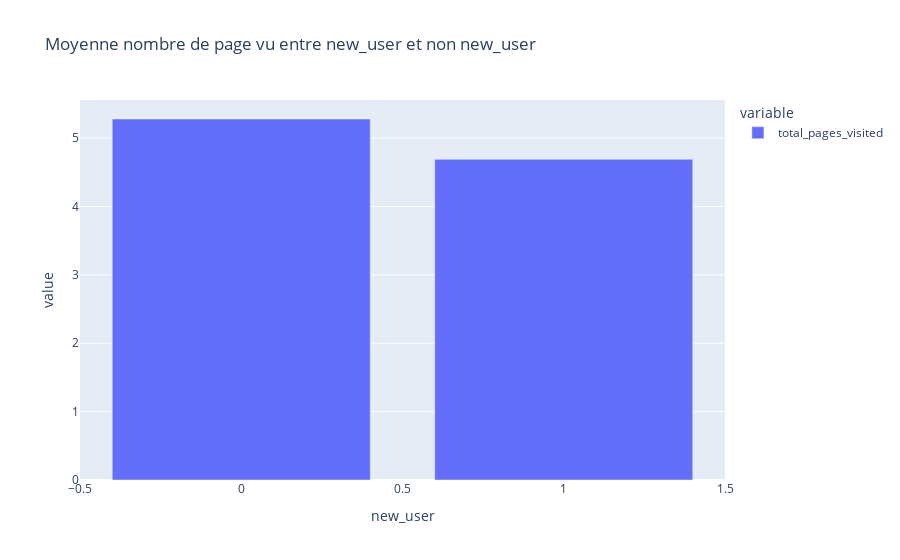
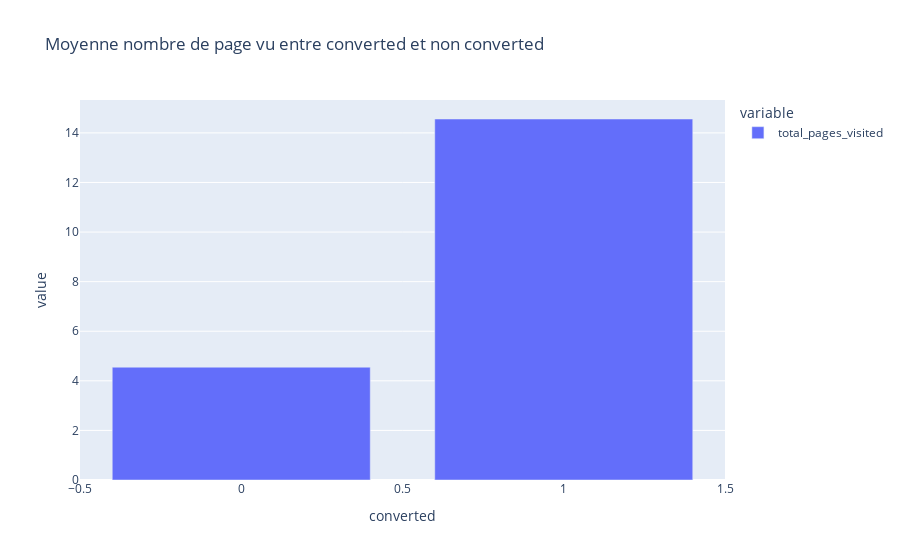
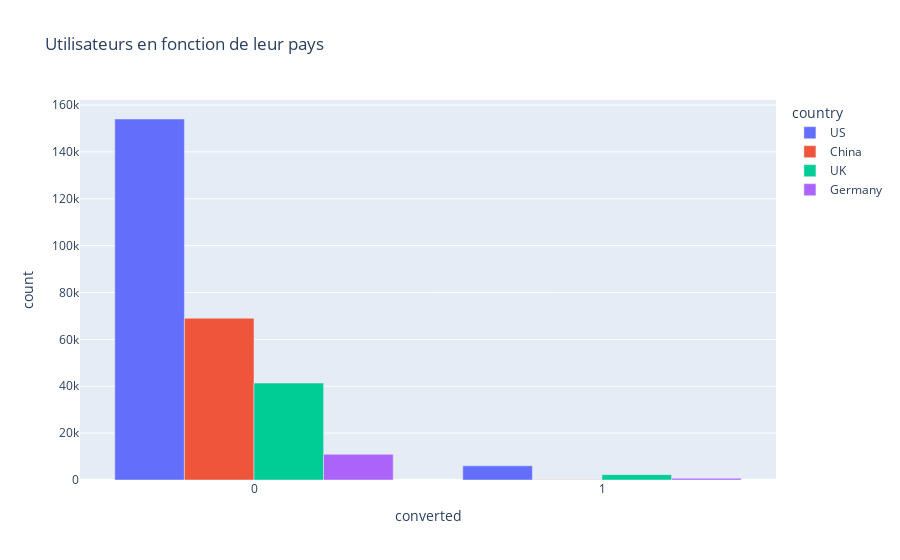
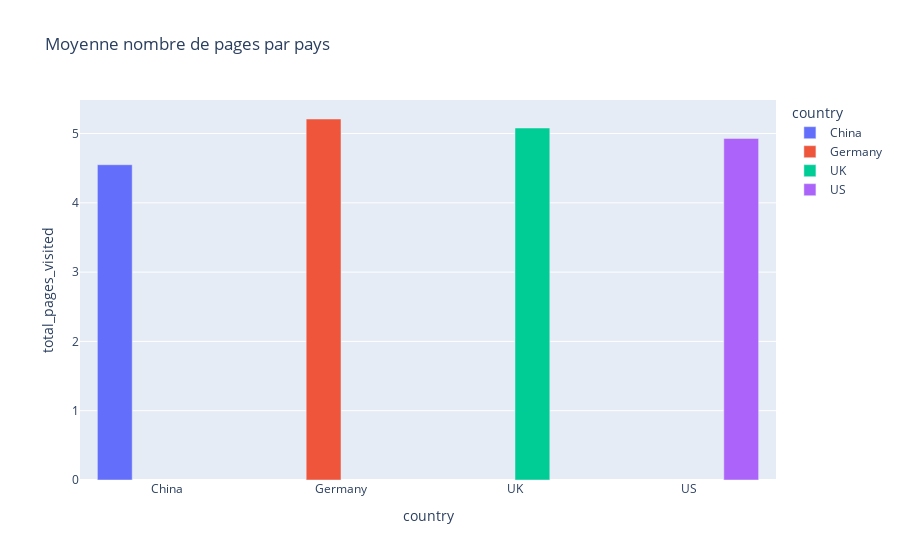

Source (notebook cell) for these figures, in order:
### Code cell
print("Moyenne nombre de pages vu en fonction de new ou pas :")
print(data.groupby('new_user')['total_pages_visited'].mean().round(2))
plot = px.bar(data.groupby('new_user')['total_pages_visited'].mean().round(2),title="Moyenne nombre de page vu entre new_user et non new_user")
plot.show()
print("Moyenne nombre de pages vu en fonction de converted ou pas :")
print(data.groupby('converted')['total_pages_visited'].mean().round(2))
plot = px.bar(data.groupby('converted')['total_pages_visited'].mean().round(2),title="Moyenne nombre de page vu entre converted et non converted")
plot.show()
print("Moyenne nombre de pages vu en fonction de new ou pas :")
print(data.groupby('new_user')['country'].value_counts())
print(data.groupby('country')['total_pages_visited'].mean().round(2))
data_plot = data.groupby('converted')['country'].value_counts().reset_index()
plot = px.bar(data_plot,barmode="group",x="converted",y="count",color="country",title="Utilisateurs en fonction de leur pays")
plot.show()
data_plot = data.groupby('country')['total_pages_visited'].mean().round(2).reset_index()
plot = px.bar(data_plot,barmode="group",x="country",y="total_pages_visited",color="country",title="Moyenne nombre de pages par pays")
plot.show()

### Figure 1 — Plotly figure (JSON) as saved in the notebook; plotly's stock layout.template omitted (floating-point values rounded to 4 significant figures)
{"data": [{"hovertemplate": "variable=total_pages_visited<br>new_user=%{x}<br>value=%{y}<extra></extra>", "legendgroup": "total_pages_visited", "marker": {"color": "#636efa", "pattern": {"shape": ""}}, "name": "total_pages_visited", "orientation": "v", "showlegend": true, "textposition": "auto", "type": "bar", "x": [0, 1], "xaxis": "x", "y": [5.28, 4.69], "yaxis": "y"}], "layout": {"barmode": "relative", "legend": {"title": {"text": "variable"}, "tracegroupgap": 0}, "title": {"text": "Moyenne nombre de page vu entre new_user et non new_user"}, "xaxis": {"anchor": "y", "domain": [0, 1], "title": {"text": "new_user"}}, "yaxis": {"anchor": "x", "domain": [0, 1], "title": {"text": "value"}}}}

### Figure 2 — Plotly figure (JSON) as saved in the notebook; plotly's stock layout.template omitted (floating-point values rounded to 4 significant figures)
{"data": [{"hovertemplate": "variable=total_pages_visited<br>converted=%{x}<br>value=%{y}<extra></extra>", "legendgroup": "total_pages_visited", "marker": {"color": "#636efa", "pattern": {"shape": ""}}, "name": "total_pages_visited", "orientation": "v", "showlegend": true, "textposition": "auto", "type": "bar", "x": [0, 1], "xaxis": "x", "y": [4.55, 14.56], "yaxis": "y"}], "layout": {"barmode": "relative", "legend": {"title": {"text": "variable"}, "tracegroupgap": 0}, "title": {"text": "Moyenne nombre de page vu entre converted et non converted"}, "xaxis": {"anchor": "y", "domain": [0, 1], "title": {"text": "converted"}}, "yaxis": {"anchor": "x", "domain": [0, 1], "title": {"text": "value"}}}}

### Figure 3 — Plotly figure (JSON) as saved in the notebook; plotly's stock layout.template omitted (floating-point values rounded to 4 significant figures)
{"data": [{"alignmentgroup": "True", "hovertemplate": "country=US<br>converted=%{x}<br>count=%{y}<extra></extra>", "legendgroup": "US", "marker": {"color": "#636efa", "pattern": {"shape": ""}}, "name": "US", "offsetgroup": "US", "orientation": "v", "showlegend": true, "textposition": "auto", "type": "bar", "x": [0, 1], "xaxis": "x", "y": [154054, 6070], "yaxis": "y"}, {"alignmentgroup": "True", "hovertemplate": "country=China<br>converted=%{x}<br>count=%{y}<extra></extra>", "legendgroup": "China", "marker": {"color": "#EF553B", "pattern": {"shape": ""}}, "name": "China", "offsetgroup": "China", "orientation": "v", "showlegend": true, "textposition": "auto", "type": "bar", "x": [0, 1], "xaxis": "x", "y": [69033, 89], "yaxis": "y"}, {"alignmentgroup": "True", "hovertemplate": "country=UK<br>converted=%{x}<br>count=%{y}<extra></extra>", "legendgroup": "UK", "marker": {"color": "#00cc96", "pattern": {"shape": ""}}, "name": "UK", "offsetgroup": "UK", "orientation": "v", "showlegend": true, "textposition": "auto", "type": "bar", "x": [0, 1], "xaxis": "x", "y": [41350, 2291], "yaxis": "y"}, {"alignmentgroup": "True", "hovertemplate": "country=Germany<br>converted=%{x}<br>count=%{y}<extra></extra>", "legendgroup": "Germany", "marker": {"color": "#ab63fa", "pattern": {"shape": ""}}, "name": "Germany", "offsetgroup": "Germany", "orientation": "v", "showlegend": true, "textposition": "auto", "type": "bar", "x": [0, 1], "xaxis": "x", "y": [10963, 730], "yaxis": "y"}], "layout": {"barmode": "group", "legend": {"title": {"text": "country"}, "tracegroupgap": 0}, "title": {"text": "Utilisateurs en fonction de leur pays"}, "xaxis": {"anchor": "y", "domain": [0, 1], "title": {"text": "converted"}}, "yaxis": {"anchor": "x", "domain": [0, 1], "title": {"text": "count"}}}}

### Figure 4 — Plotly figure (JSON) as saved in the notebook; plotly's stock layout.template omitted (floating-point values rounded to 4 significant figures)
{"data": [{"alignmentgroup": "True", "hovertemplate": "country=%{x}<br>total_pages_visited=%{y}<extra></extra>", "legendgroup": "China", "marker": {"color": "#636efa", "pattern": {"shape": ""}}, "name": "China", "offsetgroup": "China", "orientation": "v", "showlegend": true, "textposition": "auto", "type": "bar", "x": ["China"], "xaxis": "x", "y": [4.55], "yaxis": "y"}, {"alignmentgroup": "True", "hovertemplate": "country=%{x}<br>total_pages_visited=%{y}<extra></extra>", "legendgroup": "Germany", "marker": {"color": "#EF553B", "pattern": {"shape": ""}}, "name": "Germany", "offsetgroup": "Germany", "orientation": "v", "showlegend": true, "textposition": "auto", "type": "bar", "x": ["Germany"], "xaxis": "x", "y": [5.21], "yaxis": "y"}, {"alignmentgroup": "True", "hovertemplate": "country=%{x}<br>total_pages_visited=%{y}<extra></extra>", "legendgroup": "UK", "marker": {"color": "#00cc96", "pattern": {"shape": ""}}, "name": "UK", "offsetgroup": "UK", "orientation": "v", "showlegend": true, "textposition": "auto", "type": "bar", "x": ["UK"], "xaxis": "x", "y": [5.08], "yaxis": "y"}, {"alignmentgroup": "True", "hovertemplate": "country=%{x}<br>total_pages_visited=%{y}<extra></extra>", "legendgroup": "US", "marker": {"color": "#ab63fa", "pattern": {"shape": ""}}, "name": "US", "offsetgroup": "US", "orientation": "v", "showlegend": true, "textposition": "auto", "type": "bar", "x": ["US"], "xaxis": "x", "y": [4.93], "yaxis": "y"}], "layout": {"barmode": "group", "legend": {"title": {"text": "country"}, "tracegroupgap": 0}, "title": {"text": "Moyenne nombre de pages par pays"}, "xaxis": {"anchor": "y", "categoryarray": ["China", "Germany", "UK", "US"], "categoryorder": "array", "domain": [0, 1], "title": {"text": "country"}}, "yaxis": {"anchor": "x", "domain": [0, 1], "title": {"text": "total_pages_visited"}}}}
